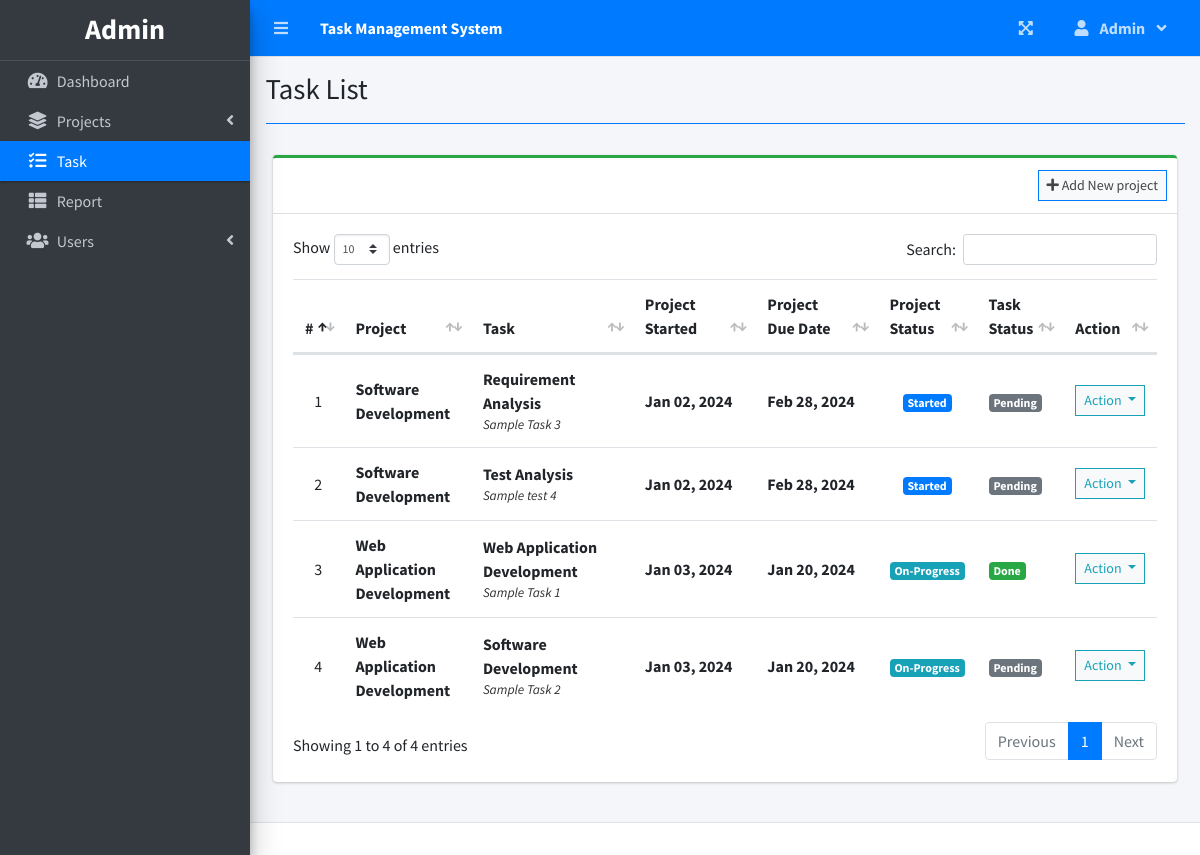
The app's page /index.php?page=task_list (signed in) with its own data.
### tables this page shows
CREATE TABLE `task_list` (
  `id` int(30) NOT NULL,
  `project_id` int(30) NOT NULL,
  `task` varchar(200) NOT NULL,
  `description` text NOT NULL,
  `status` tinyint(4) NOT NULL,
  `date_created` datetime NOT NULL DEFAULT current_timestamp()
);

CREATE TABLE `project_list` (
  `id` int(30) NOT NULL,
  `name` varchar(200) NOT NULL,
  `description` text NOT NULL,
  `status` tinyint(2) NOT NULL,
  `start_date` date NOT NULL,
  `end_date` date NOT NULL,
  `manager_id` int(30) NOT NULL,
  `user_ids` text NOT NULL,
  `date_created` datetime NOT NULL DEFAULT current_timestamp()
);

### task_list.php (the view, shortened to what this page needs)
<?php include'db_connect.php' ?>
<div class="col-lg-12">
	<div class="card card-outline card-success">
		<div class="card-header">
			<div class="card-tools">
				<a class="btn btn-block btn-sm btn-default btn-flat border-primary" href="./index.php?page=new_project"><i class="fa fa-plus"></i> Add New project</a>
			</div>
		</div>
		<div class="card-body">
			<table class="table tabe-hover table-condensed" id="list">
				<colgroup>
					<col width="5%">
					<col width="15%">
					<col width="20%">
					<col width="15%">
					<col width="15%">
					<col width="10%">
					<col width="10%">
					<col width="10%">
				</colgroup>
				<thead>
					<tr>
						<th class="text-center">#</th>
						<th>Project</th>
						<th>Task</th>
						<th>Project Started</th>
						<th>Project Due Date</th>
						<th>Project Status</th>
						<th>Task Status</th>
						<th>Action</th>
					</tr>
				</thead>
				<tbody>
					<?php
					$i = 1;
					$where = "";
					$stat = array("Pending","Started","On-Progress","On-Hold","Over Due","Done");
					$qry = $conn->query("SELECT t.*,p.name as pname,p.start_date,p.status as pstatus, p.end_date,p.id as pid FROM task_list t inner join project_list p on p.id = t.project_id $where order by p.name asc");
					while($row= $qry->fetch_assoc()):
						$trans = get_html_translation_table(HTML_ENTITIES,ENT_QUOTES);
						unset($trans["\""], $trans["<"], $trans[">"], $trans["<h2"]);
						$desc = strtr(html_entity_decode($row['description']),$trans);
						$desc=str_replace(array("<li>","</li>"), array("",", "), $desc);
		                $cprog = $conn->query("SELECT * FROM task_list where project_id = {$row['pid']} and status = 3")->num_rows;
		                $prod = $conn->query("SELECT * FROM user_productivity where project_id = {$row['pid']}")->num_rows;
		                if($row['pstatus'] == 0 && strtotime(date('Y-m-d')) >= strtotime($row['start_date'])):
		                if($prod  > 0  || $cprog > 0)
		                  $row['pstatus'] = 2;
		                else
		                  $row['pstatus'] = 1;
		                elseif($row['pstatus'] == 0 && strtotime(date('Y-m-d')) > strtotime($row['end_date'])):
		                $row['pstatus'] = 4;
		                endif;
					?>
					<tr>
						<td class="text-center"><?php echo $i++ ?></td>
						<td>
							<p><b><?php echo ucwords($row['pname']) ?></b></p>
						</td>
						<td>
							<p><b><?php echo ucwords($row['task']) ?></b></p>
							<p class="truncate"><?php echo strip_tags($desc) ?></p>
						</td>
						<td><b><?php echo date("M d, Y",strtotime($row['start_date'])) ?></b></td>
						<td><b><?php echo date("M d, Y",strtotime($row['end_date'])) ?></b></td>
						<td class="text-center">
							<?php
							  if($stat[$row['pstatus']] =='Pending'){
							  	echo "<span class='badge badge-secondary'>{$stat[$row['pstatus']]}</span>";
							  }elseif($stat[$row['pstatus']] =='Started'){
							  	echo "<span class='badge badge-primary'>{$stat[$row['pstatus']]}</span>";
							  }elseif($stat[$row['pstatus']] =='On-Progress'){
							  	echo "<span class='badge badge-info'>{$stat[$row['pstatus']]}</span>";
							  }elseif($stat[$row['pstatus']] =='On-Hold'){
							  	echo "<span class='badge badge-warning'>{$stat[$row['pstatus']]}</span>";
							  }elseif($stat[$row['pstatus']] =='Over Due'){
							  	echo "<span class='badge badge-danger'>{$stat[$row['pstatus']]}</span>";
							  }elseif($stat[$row['pstatus']] =='Done'){
							  	echo "<span class='badge badge-success'>{$stat[$row['pstatus']]}</span>";
							  }
							?>
						</td>
						<td>
                        	<?php
                        	if($row['status'] == 1){
						  		echo "<span class='badge badge-secondary'>Pending</span>";
                        	}elseif($row['status'] == 2){
						  		echo "<span class='badge badge-primary'>On-Progress</span>";
                        	}elseif($row['status'] == 3){
						  		echo "<span class='badge badge-success'>Done</span>";
                        	}
                        	?>
                        </td>
						<td class="text-center">
							<button type="button" class="btn btn-default btn-sm btn-flat border-info wave-effect text-info dropdown-toggle" data-toggle="dropdown" aria-expanded="true">
		                      Action
		                    </button>
						</td>
					</tr>
				<?php endwhile; ?>
				</tbody>
			</table>
		</div>
	</div>
</div>

### index.php (shortened to what this page needs)
<!DOCTYPE html>
<html lang="en">
<?php
	include 'header.php'
?>
<body class="hold-transition sidebar-mini layout-fixed layout-navbar-fixed layout-footer-fixed">
<div class="wrapper">
  <?php include 'topbar.php' ?>
  <?php include 'sidebar.php' ?>
  <div class="content-wrapper">
    <div class="content-header">
      <div class="container-fluid">
        <div class="row mb-2">
          <div class="col-sm-6">
            <h1 class="m-0"><?php echo $title ?></h1>
          </div>
        </div>
            <hr class="border-primary">
      </div>
    </div>
    <section class="content">
      <div class="container-fluid">
         <?php
            $page = isset($_GET['page']) ? $_GET['page'] : 'home';
            if(!file_exists($page.".php")){
                include '404.html';
            }else{
            include $page.'.php';
            }
          ?>
      </div>
    </section>
  </div>
  <footer class="main-footer">
  </footer>
</div>
</body>
</html>

### header.php (shortened to what this page needs)
<head>
  <?php
  $title = isset($_GET['page']) ? ucwords(str_replace("_", ' ', $_GET['page'])) : "Home";
  ?>
  <link rel="stylesheet" href="assets/plugins/fontawesome-free/css/all.min.css">
  <link rel="stylesheet" href="assets/plugins/overlayScrollbars/css/OverlayScrollbars.min.css">
  <link rel="stylesheet" href="assets/plugins/datatables-bs4/css/dataTables.bootstrap4.min.css">
  <link rel="stylesheet" href="assets/plugins/datatables-responsive/css/responsive.bootstrap4.min.css">
  <link rel="stylesheet" href="assets/plugins/datatables-buttons/css/buttons.bootstrap4.min.css">
  <link rel="stylesheet" href="assets/plugins/select2/css/select2.min.css">
  <link rel="stylesheet" href="assets/plugins/select2-bootstrap4-theme/select2-bootstrap4.min.css">
  <link rel="stylesheet" href="assets/plugins/sweetalert2-theme-bootstrap-4/bootstrap-4.min.css">
  <link rel="stylesheet" href="assets/plugins/toastr/toastr.min.css">
  <link rel="stylesheet" href="assets/plugins/dropzone/min/dropzone.min.css">
  <link rel="stylesheet" href="assets/dist/css/jquery.datetimepicker.min.css">
  <link rel="stylesheet" href="assets/plugins/icheck-bootstrap/icheck-bootstrap.min.css">
  <link rel="stylesheet" href="assets/plugins/bootstrap4-toggle/css/bootstrap4-toggle.min.css">
  <link rel="stylesheet" href="assets/dist/css/adminlte.min.css">
  <link rel="stylesheet" href="assets/dist/css/styles.css">
  <link rel="stylesheet" href="assets/plugins/summernote/summernote-bs4.min.css">
</head>

### topbar.php (shortened to what this page needs)
<nav class="main-header navbar navbar-expand navbar-primary navbar-dark ">
  <ul class="navbar-nav">
    <?php if(isset($_SESSION['login_id'])): ?>
    <li class="nav-item">
      <a class="nav-link" data-widget="pushmenu" href="" role="button"><i class="fas fa-bars"></i></a>
    </li>
  <?php endif; ?>
    <li>
      <a class="nav-link text-white"  href="./" role="button"> <large><b><?php echo $_SESSION['system']['name'] ?></b></large></a>
    </li>
  </ul>
  <ul class="navbar-nav ml-auto">
    <li class="nav-item">
      <a class="nav-link" data-widget="fullscreen" href="#" role="button">
        <i class="fas fa-expand-arrows-alt"></i>
      </a>
    </li>
   <li class="nav-item dropdown">
          <a class="nav-link"  data-toggle="dropdown" aria-expanded="true" href="javascript:void(0)">
            <span>
              <div class="d-felx badge-pill">
                <span class="fa fa-user mr-2"></span>
                <span><b><?php echo ucwords($_SESSION['login_firstname']) ?></b></span>
                <span class="fa fa-angle-down ml-2"></span>
              </div>
            </span>
          </a>
    </li>
  </ul>
</nav>

### sidebar.php (shortened to what this page needs)
<aside class="main-sidebar sidebar-dark-primary elevation-4">
  <div class="dropdown">
 	<a href="./" class="brand-link">
      <h3 class="text-center p-0 m-0"><b><?php echo $_SESSION['login_name'] ?></b></h3>
  </a>
  </div>
  <div class="sidebar pb-4 mb-4">
    <nav class="mt-2">
      <ul class="nav nav-pills nav-sidebar flex-column nav-flat" data-widget="treeview" role="menu" data-accordion="false">
        <li class="nav-item dropdown">
          <a href="./" class="nav-link nav-home">
            <i class="nav-icon fas fa-tachometer-alt"></i>
            <p>
              Dashboard
            </p>
          </a>
        </li>
        <li class="nav-item">
          <a href="#" class="nav-link nav-edit_project nav-view_project">
            <i class="nav-icon fas fa-layer-group"></i>
            <p>
              Projects
              <i class="right fas fa-angle-left"></i>
            </p>
          </a>
        </li>
        <li class="nav-item">
              <a href="./index.php?page=task_list" class="nav-link nav-task_list">
                <i class="fas fa-tasks nav-icon"></i>
                <p>Task</p>
              </a>
        </li>
        <?php if($_SESSION['login_type'] == 1  || $_SESSION['login_type'] == 2 || $_SESSION['login_type'] == 3): ?>
         <li class="nav-item">
              <a href="./index.php?page=reports" class="nav-link nav-reports">
                <i class="fas fa-th-list nav-icon"></i>
                <p>Report</p>
              </a>
        </li>
        <?php endif; ?>
        <?php if($_SESSION['login_type'] == 1 || $_SESSION['login_type'] == 2): ?>
        <li class="nav-item">
          <a href="#" class="nav-link nav-edit_user">
            <i class="nav-icon fas fa-users"></i>
            <p>
              Users
              <i class="right fas fa-angle-left"></i>
            </p>
          </a>
        </li>
      <?php endif; ?>
      </ul>
    </nav>
  </div>
</aside>

### task_list.php (style rules this page uses)
table p { margin: unset !important; }
table td { vertical-align: middle !important }

### records on screen
task_list: project_list.name "Software Development", task "Requirement Analysis", description "Sample Task 3", project_list.start_date "Jan 02, 2024", project_list.end_date "Feb 28, 2024", status "Started", shows "Pending"
task_list: project_list.name "Software Development", task "Test Analysis", description "Sample test 4", project_list.start_date "Jan 02, 2024", project_list.end_date "Feb 28, 2024", status "Started", shows "Pending"
task_list: project_list.name "Web Application Development", task "Web Application Development", description "Sample Task 1", project_list.start_date "Jan 03, 2024", project_list.end_date "Jan 20, 2024", pstatus "On-Progress", status "Done"
task_list: project_list.name "Web Application Development", task "Software Development", description "Sample Task 2", project_list.start_date "Jan 03, 2024", project_list.end_date "Jan 20, 2024", id "On-Progress", status "Pending"

### other values on screen
$_SESSION['system']['name'] "Task Management System"
$_SESSION['login_firstname'] "Admin"
$_SESSION['login_name'] "Admin"
$title "Task List"
